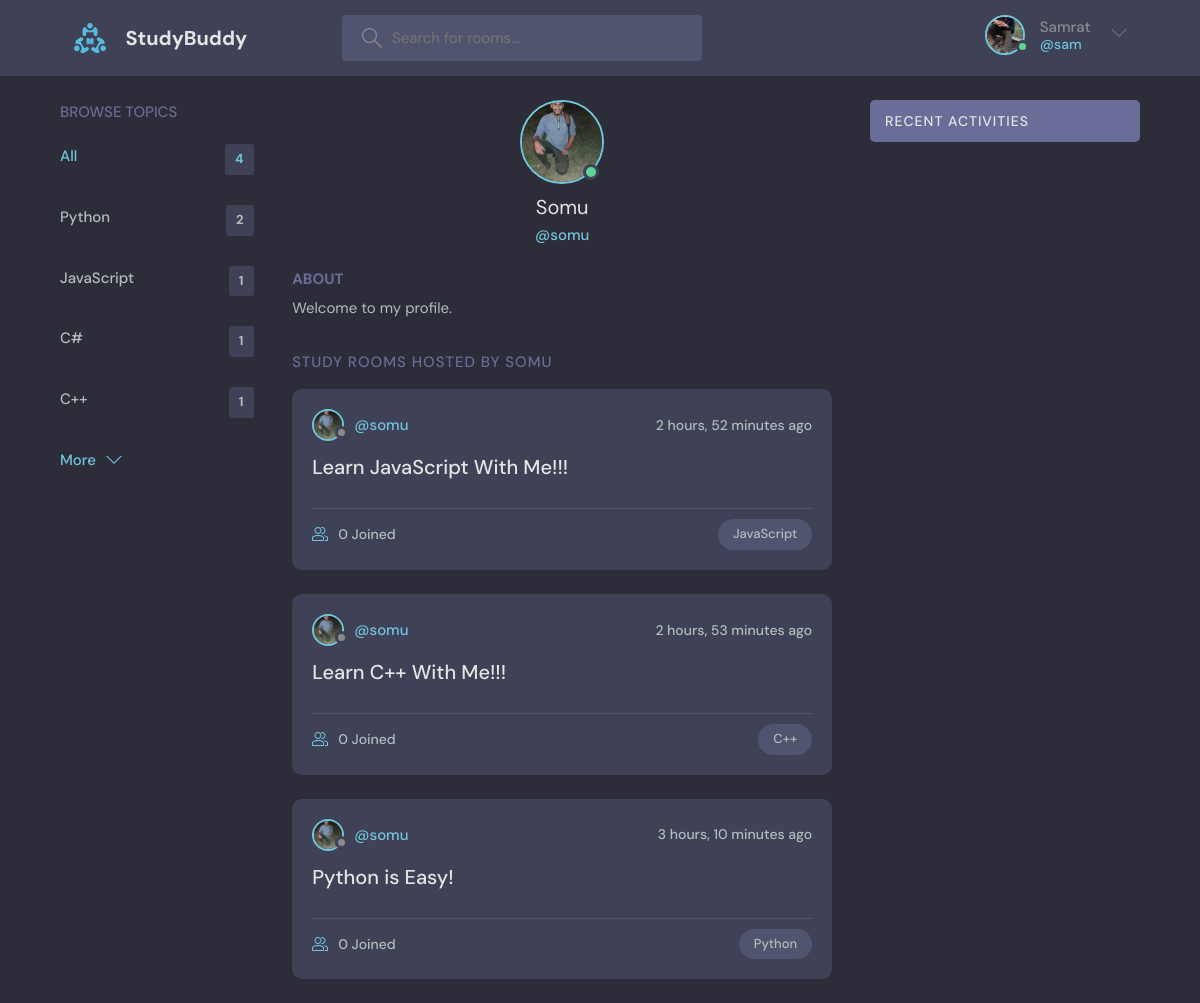
The page /profile/2/ (signed in) on the database its author committed.
### discord/models.py (models this page shows, shortened)
class User(AbstractUser):
    name = models.CharField(max_length=200, null=True)
    email = models.EmailField(unique=True, null=True)
    bio = models.TextField(null=True)
    avatar = models.ImageField(null=True, default='avatar.svg')
    USERNAME_FIELD = 'email'
    REQUIRED_FIELDS = []

class Topic(models.Model):
    name = models.CharField(max_length=200)
    updated = models.DateTimeField(auto_now=True)
    created = models.DateTimeField(auto_now_add=True)
    def __str__(self):
        return self.name

class Room(models.Model):
    user = models.ForeignKey(User, on_delete=models.CASCADE)
    topic = models.ForeignKey(Topic, on_delete=models.CASCADE)
    name = models.CharField(max_length=300)
    description = models.TextField(null=True, blank=True)
    participants = models.ManyToManyField(
        User, related_name='participants', blank=True)
    updated = models.DateTimeField(auto_now=True)
    created = models.DateTimeField(auto_now_add=True)
    class Meta:
        ordering = ('-updated', '-created')

### discord/views.py (the view)
# urls.py: path('profile/<str:pk>/', views.profile, name="profile"),
@login_required(login_url='login')
def profile(request, pk):
    try:
        user = User.objects.get(id=pk)
        topics = Topic.objects.all()
        rooms = user.room_set.all()
        room_messages = user.message_set.all()
    except User.DoesNotExist:
        context = {'error': 'User does not exist'}
        return render(request, '404.html', context)
    context = {'user': user, 'topics': topics,
               'rooms': rooms, 'room_messages': room_messages}
    return render(request, 'discord/profile.html', context)

### discord/templates/discord/profile.html (shortened to what this page needs)
{% extends 'base.html' %} {% block content %}
<main class="profile-page layout layout--3">
  <div class="container">
    {% include './components/topics.html' %}
    <div class="roomList">
      <div class="profile">
        <div class="profile__avatar">
          <div class="avatar avatar--large active">
            <img src="{{user.avatar.url}}" />
          </div>
        </div>
        <div class="profile__info">
          <h3>{{user.name}}</h3>
          <p>@{{user.username}}</p>
        </div>
        <div class="profile__about">
          <h3>About</h3>
          <p>{{user.bio}}</p>
        </div>
      </div>
      <div class="roomList__header">
        <div>
          <h2>Study Rooms Hosted by {{user.username}}</h2>
        </div>
      </div>
      {% include './components/feed.html' %}
    </div>
    {% include './components/activity.html' %}
  </div>
</main>
{% endblock content %}

### templates/base.html (shortened to what this page needs)
<!DOCTYPE html>
{% load static %}
<html lang="en">
  <head>
    <link rel="stylesheet" href="{% static 'css/style.css' %}" />
  </head>
  <body>
    {% include './_navbar.html' %}
    {% block content %} {% endblock content %}
  </body>
</html>

### templates/_navbar.html (shortened to what this page needs)
{% load static %}
<header class="header header--loggedIn">
  <div class="container">
    <a href="{% url 'home' %}" class="header__logo">
      <img src="{% static 'images/logo.svg' %}" />
      <h1>StudyBuddy</h1>
    </a>
    <form class="header__search">
      <label>
        <input name="q" placeholder="Search for rooms..." />
      </label>
    </form>
    <nav class="header__menu">
      {% if request.user.is_authenticated %}
      <div class="header__user">
        <a href="{% url 'profile' request.user.id %}">
          <div class="avatar avatar--medium active">
            <img src="{{request.user.avatar.url}}" />
          </div>
          <p>{{request.user.name}} <span>@{{request.user.username}}</span></p>
        </a>
        <button class="dropdown-button">
          <svg
            version="1.1"
            xmlns="http://www.w3.org/2000/svg"
            width="32"
            height="32"
            viewBox="0 0 32 32"
          >
            <title>chevron-down</title>
            <path d="M16 21l-13-13h-3l16 16 16-16h-3l-13 13z"></path>
          </svg>
        </button>
      </div>
      {% else %}
      <a href="{% url 'login' %}">
        <img src="{% static 'images/avatar.svg' %}" />
        <p>Login</p>
      </a>
      {% endif %}
    </nav>
  </div>
</header>

### discord/templates/discord/components/topics.html
<div class="topics">
  <div class="topics__header">
    <h2>Browse Topics</h2>
  </div>
  <ul class="topics__list">
    <li>
      <a href="{% url 'home' %}" class="active"
        >All <span>{{topics.count}}</span></a
      >
    </li>
    {% for topic in topics %}
    <li>
      <a href="{% url 'home' %}?q={{topic.name}}"
        >{{topic.name}} <span>{{topic.room_set.count}}</span></a
      >
    </li>
    {% endfor %}
  </ul>
  <a class="btn btn--link" href="{% url 'topics' %}">
    More
    <svg
      version="1.1"
      xmlns="http://www.w3.org/2000/svg"
      width="32"
      height="32"
      viewBox="0 0 32 32"
    >
      <title>chevron-down</title>
      <path d="M16 21l-13-13h-3l16 16 16-16h-3l-13 13z"></path>
    </svg>
  </a>
</div>

### discord/templates/discord/components/feed.html (shortened to what this page needs)
{% for room in rooms %}
<div class="roomListRoom">
  <div class="roomListRoom__header">
    <a href="{% url 'profile' room.user.id %}" class="roomListRoom__author">
      <div class="avatar avatar--small">
        <img src="{{room.user.avatar.url}}" />
      </div>
      <span>@{{room.user.username}}</span>
    </a>
    <div class="roomListRoom__actions">
      <span>{{room.created|timesince}} ago</span>
    </div>
  </div>
  <div class="roomListRoom__content">
    <a href="{% url 'room' room.id %}">{{room.name}}</a>
  </div>
  <div class="roomListRoom__meta">
    <a href="{% url 'room' room.id %}" class="roomListRoom__joined">
      {{room.participants.count}} Joined
    </a>
    <p class="roomListRoom__topic">{{room.topic}}</p>
  </div>
</div>
{% endfor %}

### discord/templates/discord/components/activity.html (shortened to what this page needs)
<div class="activities">
  <div class="activities__header">
    <h2>Recent Activities</h2>
  </div>
</div>

### rows shown on the page
User: user.avatar (picture), user.name "Samrat", user.username "sam"
Topic: name "Python", room_set.count "2"
Topic: name "JavaScript", room_set.count "1"
Topic: name "C#", room_set.count "1"
Topic: name "C++", room_set.count "1"
User: avatar (picture), name "Somu", username "somu", bio "Welcome to my profile.", username "SOMU"
Room: user.avatar (picture), user.username "somu", created "2 hours, 52 minutes", name "Learn JavaScript With Me!!!", participants.count "0", topic "JavaScript"
Room: user.avatar (picture), user.username "somu", created "2 hours, 53 minutes", name "Learn C++ With Me!!!", participants.count "0", topic "C++"
Room: user.avatar (picture), user.username "somu", created "3 hours, 10 minutes", name "Python is Easy!", participants.count "0", topic "Python"

### other values the page prints
{{ topics.count }} "4"
